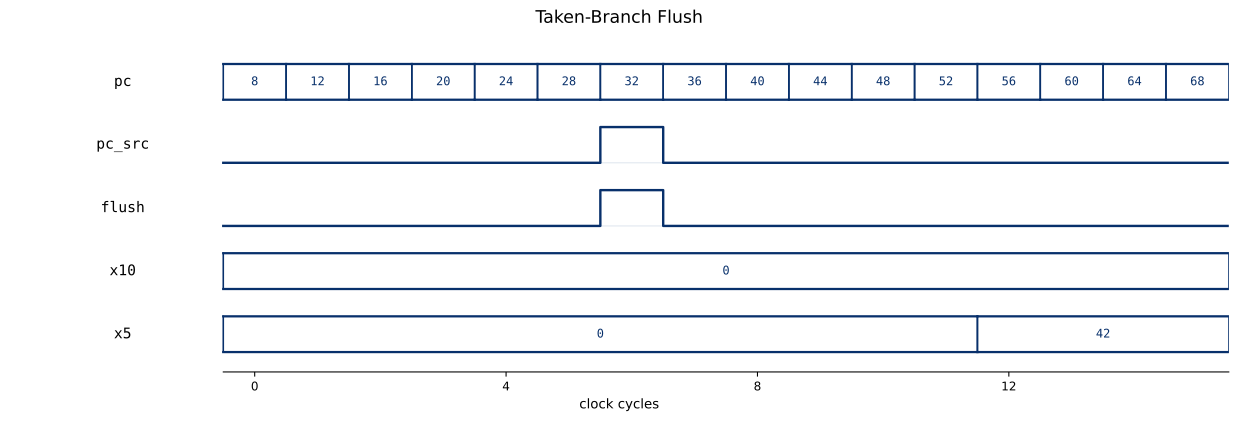

Recreate this plot in Python.
# renders branch flush waveform svg
import csv
import matplotlib
matplotlib.use('Agg')
import matplotlib.pyplot as plt

rows = list(csv.DictReader(open('flush_wave.csv')))[3:19]
def col(n): return [int(r[n]) for r in rows]
pc = col('pc')
pcsrc = col('pc_src')
flush = col('flush')
x10, x5 = col('x10'), col('x5')
N = len(rows)

DEC = lambda v: f'{v}'
lanes = [('pc', 'bus', pc, DEC),
         ('pc_src', 'bit', pcsrc, None),
         ('flush', 'bit', flush, None),
         ('x10', 'bus', x10, DEC), ('x5', 'bus', x5, DEC)]
nlanes = len(lanes)
lane_h, gap = 0.72, 0.55
pitch = lane_h + gap

fig, ax = plt.subplots(figsize=(13, 0.62 * nlanes + 1.4))
SIG, GREY = '#08306b', '#dfe6ee'
LABEL_X = -1.6

def base_of(k): return (nlanes - 1 - k) * pitch

def name_label(base, name):
    ax.text(LABEL_X, base + lane_h / 2, name, ha='center', va='center',
            fontsize=11, family='monospace')

def draw_bus(base, vals, fmt):
    top, bot = base + lane_h, base
    s = 0
    for i in range(1, N + 1):
        if i == N or vals[i] != vals[i - 1]:
            v = vals[s]
            ax.plot([s, i], [top, top], color=SIG, lw=1.7, zorder=3)
            ax.plot([s, i], [bot, bot], color=SIG, lw=1.7, zorder=3)
            ax.plot([s, s], [bot, top], color=SIG, lw=1.2, zorder=3)
            ax.plot([i, i], [bot, top], color=SIG, lw=1.2, zorder=3)
            ax.text((s + i) / 2, base + lane_h / 2, fmt(v), ha='center', va='center',
                    fontsize=9.0, family='monospace', color=SIG)
            s = i

for k, (name, kind, vals, fmt) in enumerate(lanes):
    base = base_of(k)
    name_label(base, name)
    if kind == 'bus':
        draw_bus(base, vals, fmt)
    else:
        ax.plot([0, N], [base, base], color=GREY, lw=0.8, zorder=0)
        seg = vals + [vals[-1]]
        ax.step(range(N + 1), [base + max(v, 0) * lane_h for v in seg], where='post',
                color=SIG, lw=1.8, zorder=3)

ax.set_xlim(-3.4, N)
ax.set_ylim(-0.4, base_of(0) + lane_h + 0.4)
ax.set_yticks([])
ax.set_xlabel('clock cycles', fontsize=10)
xt = list(range(0, N, 4))
ax.set_xticks([t + 0.5 for t in xt])
ax.set_xticklabels([str(t) for t in xt], fontsize=9)
for sp in ('top', 'right', 'left'):
    ax.spines[sp].set_visible(False)
ax.spines['bottom'].set_bounds(0, N)
ax.set_title('Taken-Branch Flush', fontsize=13, pad=16)
plt.tight_layout()
plt.savefig('flush_waveform.svg', bbox_inches='tight', facecolor='white')
print('wrote flush_waveform.svg; rows', N)
